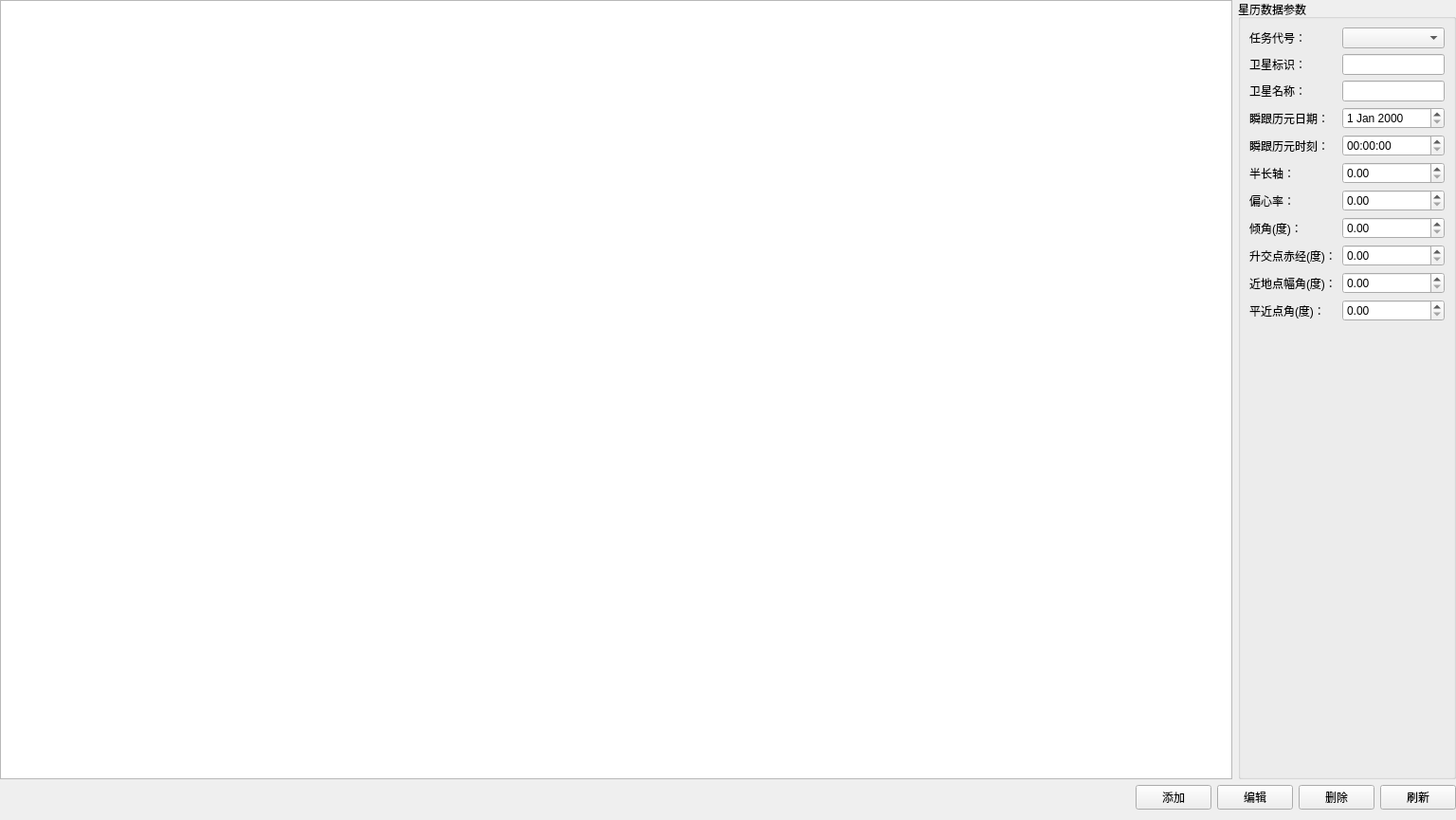
<?xml version="1.0" encoding="UTF-8"?>
<ui version="4.0">
 <class>EphemerisData</class>
 <widget class="QWidget" name="EphemerisData">
  <property name="geometry">
   <rect>
    <x>0</x>
    <y>0</y>
    <width>1536</width>
    <height>865</height>
   </rect>
  </property>
  <property name="minimumSize">
   <size>
    <width>1535</width>
    <height>865</height>
   </size>
  </property>
  <property name="windowTitle">
   <string>Form</string>
  </property>
  <layout class="QVBoxLayout" name="verticalLayout">
   <property name="leftMargin">
    <number>0</number>
   </property>
   <property name="topMargin">
    <number>0</number>
   </property>
   <property name="rightMargin">
    <number>0</number>
   </property>
   <item>
    <layout class="QHBoxLayout" name="horizontalLayout_2" stretch="1,0">
     <item>
      <widget class="QTableView" name="tableView"/>
     </item>
     <item>
      <widget class="QGroupBox" name="groupBox">
       <property name="title">
        <string>星历数据参数</string>
       </property>
       <layout class="QGridLayout" name="gridLayout">
        <item row="6" column="0">
         <widget class="QLabel" name="label_7">
          <property name="text">
           <string>偏心率：</string>
          </property>
         </widget>
        </item>
        <item row="10" column="0">
         <widget class="QLabel" name="label_11">
          <property name="text">
           <string>平近点角(度)：</string>
          </property>
         </widget>
        </item>
        <item row="8" column="0">
         <widget class="QLabel" name="label_9">
          <property name="text">
           <string>升交点赤经(度)：</string>
          </property>
         </widget>
        </item>
        <item row="7" column="0">
         <widget class="QLabel" name="label_8">
          <property name="text">
           <string>倾角(度)：</string>
          </property>
         </widget>
        </item>
        <item row="2" column="0">
         <widget class="QLabel" name="label_3">
          <property name="text">
           <string>卫星名称：</string>
          </property>
         </widget>
        </item>
        <item row="3" column="0">
         <widget class="QLabel" name="label_4">
          <property name="text">
           <string>瞬跟历元日期：</string>
          </property>
         </widget>
        </item>
        <item row="9" column="0">
         <widget class="QLabel" name="label_10">
          <property name="text">
           <string>近地点幅角(度)：</string>
          </property>
         </widget>
        </item>
        <item row="5" column="0">
         <widget class="QLabel" name="label_6">
          <property name="text">
           <string>半长轴：</string>
          </property>
         </widget>
        </item>
        <item row="0" column="0">
         <widget class="QLabel" name="label">
          <property name="text">
           <string>任务代号：</string>
          </property>
         </widget>
        </item>
        <item row="1" column="1">
         <widget class="QLineEdit" name="satelliteIdentification"/>
        </item>
        <item row="2" column="1">
         <widget class="QLineEdit" name="satelliteName"/>
        </item>
        <item row="1" column="0">
         <widget class="QLabel" name="label_2">
          <property name="text">
           <string>卫星标识：</string>
          </property>
         </widget>
        </item>
        <item row="4" column="0">
         <widget class="QLabel" name="label_5">
          <property name="text">
           <string>瞬跟历元时刻：</string>
          </property>
         </widget>
        </item>
        <item row="11" column="0" colspan="2">
         <spacer name="verticalSpacer">
          <property name="orientation">
           <enum>Qt::Vertical</enum>
          </property>
          <property name="sizeHint" stdset="0">
           <size>
            <width>20</width>
            <height>40</height>
           </size>
          </property>
         </spacer>
        </item>
        <item row="0" column="1">
         <widget class="QComboBox" name="satellitCode"/>
        </item>
        <item row="3" column="1">
         <widget class="QDateEdit" name="dateOfEpoch"/>
        </item>
        <item row="4" column="1">
         <widget class="QTimeEdit" name="timeOfEpoch"/>
        </item>
        <item row="5" column="1">
         <widget class="QDoubleSpinBox" name="semimajorAxis"/>
        </item>
        <item row="6" column="1">
         <widget class="QDoubleSpinBox" name="eccentricity"/>
        </item>
        <item row="7" column="1">
         <widget class="QDoubleSpinBox" name="dipAngle"/>
        </item>
        <item row="8" column="1">
         <widget class="QDoubleSpinBox" name="rightAscension"/>
        </item>
        <item row="9" column="1">
         <widget class="QDoubleSpinBox" name="argumentOfPerigee"/>
        </item>
        <item row="10" column="1">
         <widget class="QDoubleSpinBox" name="meanAnomaly"/>
        </item>
       </layout>
      </widget>
     </item>
    </layout>
   </item>
   <item>
    <layout class="QHBoxLayout" name="horizontalLayout">
     <item>
      <spacer name="horizontalSpacer">
       <property name="orientation">
        <enum>Qt::Horizontal</enum>
       </property>
       <property name="sizeHint" stdset="0">
        <size>
         <width>40</width>
         <height>20</height>
        </size>
       </property>
      </spacer>
     </item>
     <item>
      <widget class="QPushButton" name="addBtn">
       <property name="text">
        <string>添加</string>
       </property>
      </widget>
     </item>
     <item>
      <widget class="QPushButton" name="editBtn">
       <property name="text">
        <string>编辑</string>
       </property>
      </widget>
     </item>
     <item>
      <widget class="QPushButton" name="delBtn">
       <property name="text">
        <string>删除</string>
       </property>
      </widget>
     </item>
     <item>
      <widget class="QPushButton" name="refreshBtn">
       <property name="text">
        <string>刷新</string>
       </property>
      </widget>
     </item>
    </layout>
   </item>
  </layout>
 </widget>
 <resources/>
 <connections/>
</ui>
